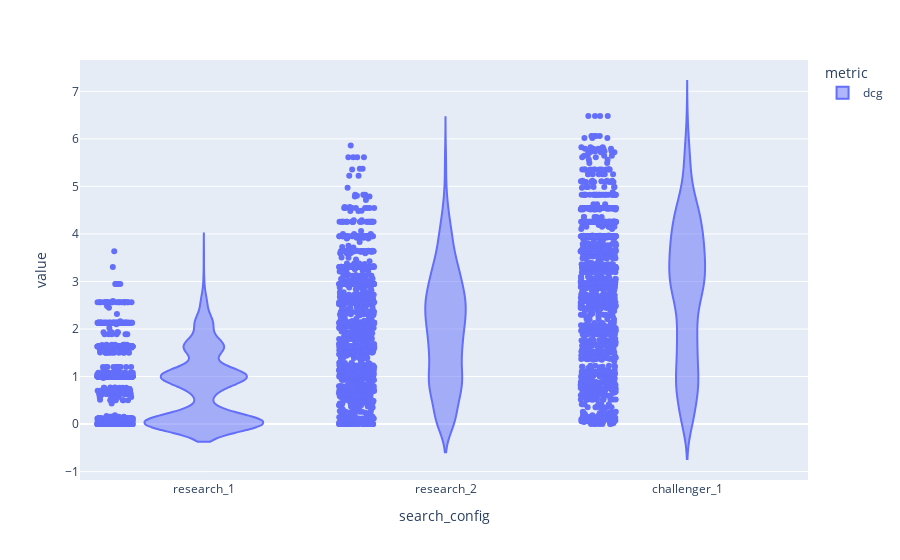

Notebook source saved alongside this figure:
### Code cell
sel = df_metrics.search_config.isin(["research_1", "research_2", "challenger_1"])
sel = sel & (df_metrics.metric.isin(["dcg"]))
sel = sel & (df_metrics.query_set_id=="sampled_queries")

df = df_metrics[sel]
df = df[["value", "metric", "search_config", "query", "datetime"]]

fig = px.violin(df, y="value", x="search_config", points="all", color="metric", hover_data=df.columns)
fig

### Figure 1 — Plotly figure (JSON) as saved in the notebook; plotly's stock layout.template omitted (floating-point values rounded to 4 significant figures; data arrays with more than 128 entries replaced by an {"elided": "..."} marker saying what was removed)
{"data": [{"alignmentgroup": "True", "box": {"visible": false}, "customdata": {"elided": "4200x3 str values"}, "hovertemplate": "metric=%{customdata[0]}<br>search_config=%{x}<br>value=%{y}<br>query=%{customdata[1]}<br>datetime=%{customdata[2]}<extra></extra>", "legendgroup": "dcg", "marker": {"color": "#636efa"}, "name": "dcg", "offsetgroup": "dcg", "orientation": "v", "points": "all", "scalegroup": "True", "showlegend": true, "type": "violin", "x": {"elided": "4200 str values"}, "x0": " ", "xaxis": "x", "y": {"elided": "4200 float values"}, "y0": " ", "yaxis": "y"}], "layout": {"legend": {"title": {"text": "metric"}, "tracegroupgap": 0}, "margin": {"t": 60}, "violinmode": "group", "xaxis": {"anchor": "y", "domain": [0, 1], "title": {"text": "search_config"}}, "yaxis": {"anchor": "x", "domain": [0, 1], "title": {"text": "value"}}}}
